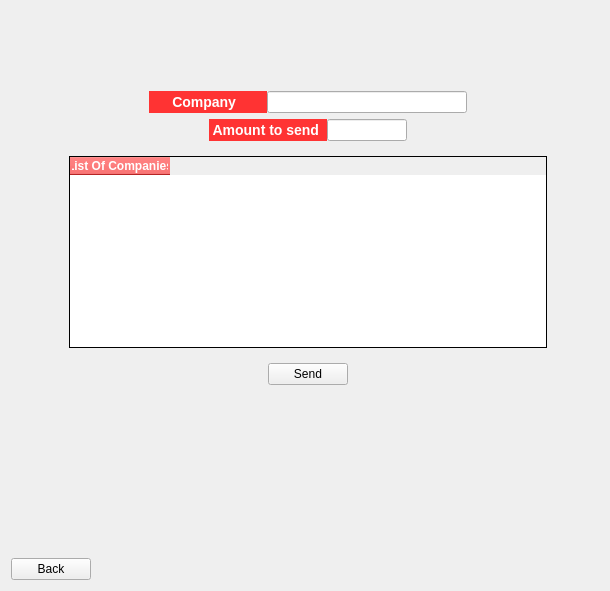
                 <widget class="QWidget" name="BillPaymentPage">
                  <layout class="QGridLayout" name="gridLayout_5">
                   <item row="2" column="1">
                    <spacer name="verticalSpacer_4">
                     <property name="orientation">
                      <enum>Qt::Vertical</enum>
                     </property>
                     <property name="sizeHint" stdset="0">
                      <size>
                       <width>20</width>
                       <height>167</height>
                      </size>
                     </property>
                    </spacer>
                   </item>
                   <item row="3" column="0" colspan="2">
                    <layout class="QHBoxLayout" name="horizontalLayout_68">
                     <item>
                      <widget class="QPushButton" name="BillPayment_fr_back_btn">
                       <property name="sizePolicy">
                        <sizepolicy hsizetype="Fixed" vsizetype="Fixed">
                         <horstretch>0</horstretch>
                         <verstretch>0</verstretch>
                        </sizepolicy>
                       </property>
                       <property name="minimumSize">
                        <size>
                         <width>80</width>
                         <height>0</height>
                        </size>
                       </property>
                       <property name="maximumSize">
                        <size>
                         <width>16777215</width>
                         <height>35</height>
                        </size>
                       </property>
                       <property name="styleSheet">
                        <string notr="true">/*-----QPushButton-----*/
QPushButton#sendmoney_fr_btn
{
	background-color: #ff3333;
	color: #fff;
	border-radius: 5px;
	font-size: 15px;
	font-weight: bold;
	border: none;
	padding: 5px;
}
</string>
                       </property>
                       <property name="text">
                        <string>Back</string>
                       </property>
                       <property name="checkable">
                        <bool>true</bool>
                       </property>
                      </widget>
                     </item>
                     <item>
                      <spacer name="horizontalSpacer_99">
                       <property name="orientation">
                        <enum>Qt::Horizontal</enum>
                       </property>
                       <property name="sizeHint" stdset="0">
                        <size>
                         <width>40</width>
                         <height>20</height>
                        </size>
                       </property>
                      </spacer>
                     </item>
                    </layout>
                   </item>
                   <item row="1" column="0">
                    <spacer name="horizontalSpacer_13">
                     <property name="orientation">
                      <enum>Qt::Horizontal</enum>
                     </property>
                     <property name="sizeHint" stdset="0">
                      <size>
                       <width>52</width>
                       <height>20</height>
                      </size>
                     </property>
                    </spacer>
                   </item>
                   <item row="1" column="1">
                    <layout class="QVBoxLayout" name="verticalLayout_23">
                     <property name="spacing">
                      <number>15</number>
                     </property>
                     <property name="topMargin">
                      <number>40</number>
                     </property>
                     <item>
                      <layout class="QHBoxLayout" name="horizontalLayout_63">
                       <item>
                        <spacer name="horizontalSpacer_14">
                         <property name="orientation">
                          <enum>Qt::Horizontal</enum>
                         </property>
                         <property name="sizeType">
                          <enum>QSizePolicy::Maximum</enum>
                         </property>
                         <property name="sizeHint" stdset="0">
                          <size>
                           <width>80</width>
                           <height>20</height>
                          </size>
                         </property>
                        </spacer>
                       </item>
                       <item>
                        <layout class="QVBoxLayout" name="verticalLayout_24">
                         <property name="spacing">
                          <number>6</number>
                         </property>
                         <item>
                          <layout class="QHBoxLayout" name="horizontalLayout_64">
                           <property name="spacing">
                            <number>0</number>
                           </property>
                           <item>
                            <widget class="QLabel" name="label_53">
                             <property name="styleSheet">
                              <string notr="true">QLabel
{
	background-color: #ff3333;
	color: #fff;
	font-size: 14px;
	font-weight: bold;

}</string>
                             </property>
                             <property name="text">
                              <string>      Company        </string>
                             </property>
                             <property name="alignment">
                              <set>Qt::AlignCenter</set>
                             </property>
                            </widget>
                           </item>
                           <item>
                            <widget class="QLineEdit" name="billpayment_company_lineEdit">
                             <property name="sizePolicy">
                              <sizepolicy hsizetype="Maximum" vsizetype="Fixed">
                               <horstretch>0</horstretch>
                               <verstretch>0</verstretch>
                              </sizepolicy>
                             </property>
                             <property name="minimumSize">
                              <size>
                               <width>200</width>
                               <height>0</height>
                              </size>
                             </property>
                             <property name="text">
                              <string/>
                             </property>
                             <property name="readOnly">
                              <bool>true</bool>
                             </property>
                            </widget>
                           </item>
                          </layout>
                         </item>
                         <item>
                          <layout class="QHBoxLayout" name="horizontalLayout_65">
                           <property name="spacing">
                            <number>0</number>
                           </property>
                           <item>
                            <spacer name="horizontalSpacer_93">
                             <property name="orientation">
                              <enum>Qt::Horizontal</enum>
                             </property>
                             <property name="sizeHint" stdset="0">
                              <size>
                               <width>40</width>
                               <height>20</height>
                              </size>
                             </property>
                            </spacer>
                           </item>
                           <item>
                            <widget class="QLabel" name="label_54">
                             <property name="styleSheet">
                              <string notr="true">QLabel
{
	background-color: #ff3333;
	color: #fff;
	font-size: 14px;
	font-weight: bold;

}</string>
                             </property>
                             <property name="text">
                              <string> Amount to send  </string>
                             </property>
                             <property name="alignment">
                              <set>Qt::AlignCenter</set>
                             </property>
                            </widget>
                           </item>
                           <item>
                            <widget class="QLineEdit" name="billpayment_amount_lineEdit">
                             <property name="sizePolicy">
                              <sizepolicy hsizetype="Maximum" vsizetype="Fixed">
                               <horstretch>0</horstretch>
                               <verstretch>0</verstretch>
                              </sizepolicy>
                             </property>
                             <property name="maximumSize">
                              <size>
                               <width>80</width>
                               <height>16777215</height>
                              </size>
                             </property>
                             <property name="text">
                              <string/>
                             </property>
                            </widget>
                           </item>
                           <item>
                            <spacer name="horizontalSpacer_94">
                             <property name="orientation">
                              <enum>Qt::Horizontal</enum>
                             </property>
                             <property name="sizeHint" stdset="0">
                              <size>
                               <width>40</width>
                               <height>20</height>
                              </size>
                             </property>
                            </spacer>
                           </item>
                          </layout>
                         </item>
                        </layout>
                       </item>
                       <item>
                        <spacer name="horizontalSpacer_95">
                         <property name="orientation">
                          <enum>Qt::Horizontal</enum>
                         </property>
                         <property name="sizeType">
                          <enum>QSizePolicy::Expanding</enum>
                         </property>
                         <property name="sizeHint" stdset="0">
                          <size>
                           <width>80</width>
                           <height>20</height>
                          </size>
                         </property>
                        </spacer>
                       </item>
                      </layout>
                     </item>
                     <item>
                      <widget class="QTableWidget" name="billpayment_table">
                       <property name="sizePolicy">
                        <sizepolicy hsizetype="Expanding" vsizetype="Minimum">
                         <horstretch>0</horstretch>
                         <verstretch>0</verstretch>
                        </sizepolicy>
                       </property>
                       <property name="minimumSize">
                        <size>
                         <width>100</width>
                         <height>0</height>
                        </size>
                       </property>
                       <property name="styleSheet">
                        <string notr="true">QTableWidget {
  border: 1px solid black;
  border-collapse: collapse;
  background-color: white;
   color:black;
  font-weight: bold;
}

QHeaderView::section {
  background-color: #ff3333;
  color: white;
  font-weight: bold;
}</string>
                       </property>
                       <attribute name="horizontalHeaderMinimumSectionSize">
                        <number>28</number>
                       </attribute>
                       <column>
                        <property name="text">
                         <string>List Of Companies</string>
                        </property>
                       </column>
                      </widget>
                     </item>
                     <item>
                      <layout class="QHBoxLayout" name="horizontalLayout_66">
                       <item>
                        <spacer name="horizontalSpacer_96">
                         <property name="orientation">
                          <enum>Qt::Horizontal</enum>
                         </property>
                         <property name="sizeHint" stdset="0">
                          <size>
                           <width>83</width>
                           <height>20</height>
                          </size>
                         </property>
                        </spacer>
                       </item>
                       <item>
                        <layout class="QHBoxLayout" name="horizontalLayout_67">
                         <property name="spacing">
                          <number>0</number>
                         </property>
                         <item>
                          <widget class="QPushButton" name="billpayment_fr_btn_3">
                           <property name="sizePolicy">
                            <sizepolicy hsizetype="Fixed" vsizetype="Fixed">
                             <horstretch>0</horstretch>
                             <verstretch>0</verstretch>
                            </sizepolicy>
                           </property>
                           <property name="minimumSize">
                            <size>
                             <width>80</width>
                             <height>0</height>
                            </size>
                           </property>
                           <property name="maximumSize">
                            <size>
                             <width>16777215</width>
                             <height>35</height>
                            </size>
                           </property>
                           <property name="styleSheet">
                            <string notr="true">/*-----QPushButton-----*/
QPushButton#sendmoney_fr_btn
{
	background-color: #ff3333;
	color: #fff;
	border-radius: 5px;
	font-size: 15px;
	font-weight: bold;
	border: none;
	padding: 5px;
}
</string>
                           </property>
                           <property name="text">
                            <string>Send</string>
                           </property>
                           <property name="checkable">
                            <bool>true</bool>
                           </property>
                          </widget>
                         </item>
                        </layout>
                       </item>
                       <item>
                        <spacer name="horizontalSpacer_97">
                         <property name="orientation">
                          <enum>Qt::Horizontal</enum>
                         </property>
                         <property name="sizeHint" stdset="0">
                          <size>
                           <width>82</width>
                           <height>20</height>
                          </size>
                         </property>
                        </spacer>
                       </item>
                      </layout>
                     </item>
                    </layout>
                   </item>
                   <item row="1" column="2">
                    <spacer name="horizontalSpacer_98">
                     <property name="orientation">
                      <enum>Qt::Horizontal</enum>
                     </property>
                     <property name="sizeHint" stdset="0">
                      <size>
                       <width>52</width>
                       <height>20</height>
                      </size>
                     </property>
                    </spacer>
                   </item>
                   <item row="0" column="1">
                    <spacer name="verticalSpacer_10">
                     <property name="orientation">
                      <enum>Qt::Vertical</enum>
                     </property>
                     <property name="sizeHint" stdset="0">
                      <size>
                       <width>20</width>
                       <height>40</height>
                      </size>
                     </property>
                    </spacer>
                   </item>
                  </layout>
                 </widget>
